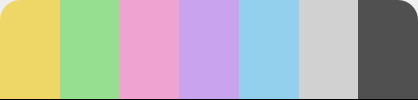
<?xml version="1.0" encoding="UTF-8"?>
<ui version="4.0">
 <class>ColorSelector</class>
 <widget class="QDialog" name="ColorSelector">
  <property name="windowModality">
   <enum>Qt::NonModal</enum>
  </property>
  <property name="geometry">
   <rect>
    <x>0</x>
    <y>0</y>
    <width>418</width>
    <height>100</height>
   </rect>
  </property>
  <property name="mouseTracking">
   <bool>true</bool>
  </property>
  <property name="focusPolicy">
   <enum>Qt::StrongFocus</enum>
  </property>
  <property name="windowTitle">
   <string>Dialog</string>
  </property>
  <property name="styleSheet">
   <string notr="true">
	border:none;</string>
  </property>
  <property name="sizeGripEnabled">
   <bool>false</bool>
  </property>
  <property name="modal">
   <bool>false</bool>
  </property>
  <layout class="QHBoxLayout" name="horizontalLayout">
   <property name="spacing">
    <number>0</number>
   </property>
   <property name="leftMargin">
    <number>0</number>
   </property>
   <property name="topMargin">
    <number>0</number>
   </property>
   <property name="rightMargin">
    <number>0</number>
   </property>
   <property name="bottomMargin">
    <number>0</number>
   </property>
   <item>
    <widget class="QPushButton" name="yellowButton">
     <property name="sizePolicy">
      <sizepolicy hsizetype="Minimum" vsizetype="Expanding">
       <horstretch>0</horstretch>
       <verstretch>0</verstretch>
      </sizepolicy>
     </property>
     <property name="mouseTracking">
      <bool>false</bool>
     </property>
     <property name="focusPolicy">
      <enum>Qt::NoFocus</enum>
     </property>
     <property name="toolTip">
      <string>Yellow</string>
     </property>
     <property name="autoFillBackground">
      <bool>false</bool>
     </property>
     <property name="styleSheet">
      <string notr="true">QPushButton
{
        background-color: rgb(238, 215, 103);
        border:none;
		border-top-left-radius:20;
	border-bottom:1px solid rgb(0, 0, 0)
}</string>
     </property>
     <property name="text">
      <string/>
     </property>
     <property name="flat">
      <bool>false</bool>
     </property>
    </widget>
   </item>
   <item>
    <widget class="QPushButton" name="greenButton">
     <property name="sizePolicy">
      <sizepolicy hsizetype="Minimum" vsizetype="Expanding">
       <horstretch>0</horstretch>
       <verstretch>0</verstretch>
      </sizepolicy>
     </property>
     <property name="mouseTracking">
      <bool>false</bool>
     </property>
     <property name="focusPolicy">
      <enum>Qt::NoFocus</enum>
     </property>
     <property name="toolTip">
      <string>Green</string>
     </property>
     <property name="autoFillBackground">
      <bool>false</bool>
     </property>
     <property name="styleSheet">
      <string notr="true">QPushButton
{
        border-style:none;
        background-color: rgb(150, 223, 145);

	border-bottom:1px solid rgb(0, 0, 0)
}</string>
     </property>
     <property name="text">
      <string/>
     </property>
     <property name="flat">
      <bool>false</bool>
     </property>
    </widget>
   </item>
   <item>
    <widget class="QPushButton" name="pinkButton">
     <property name="sizePolicy">
      <sizepolicy hsizetype="Minimum" vsizetype="Expanding">
       <horstretch>0</horstretch>
       <verstretch>0</verstretch>
      </sizepolicy>
     </property>
     <property name="mouseTracking">
      <bool>false</bool>
     </property>
     <property name="focusPolicy">
      <enum>Qt::NoFocus</enum>
     </property>
     <property name="toolTip">
      <string>Pink</string>
     </property>
     <property name="autoFillBackground">
      <bool>false</bool>
     </property>
     <property name="styleSheet">
      <string notr="true">QPushButton
{
        border-style:none;
        background-color: rgb(238, 163, 208);

	border-bottom:1px solid rgb(0, 0, 0)
}</string>
     </property>
     <property name="text">
      <string/>
     </property>
     <property name="flat">
      <bool>false</bool>
     </property>
    </widget>
   </item>
   <item>
    <widget class="QPushButton" name="purpleButton">
     <property name="sizePolicy">
      <sizepolicy hsizetype="Minimum" vsizetype="Expanding">
       <horstretch>0</horstretch>
       <verstretch>0</verstretch>
      </sizepolicy>
     </property>
     <property name="mouseTracking">
      <bool>false</bool>
     </property>
     <property name="focusPolicy">
      <enum>Qt::NoFocus</enum>
     </property>
     <property name="toolTip">
      <string>Purple</string>
     </property>
     <property name="autoFillBackground">
      <bool>false</bool>
     </property>
     <property name="styleSheet">
      <string notr="true">QPushButton
{
        border-style:none;
        background-color: rgb(201, 163, 238);

	border-bottom:1px solid rgb(0, 0, 0)
}</string>
     </property>
     <property name="text">
      <string/>
     </property>
     <property name="flat">
      <bool>false</bool>
     </property>
    </widget>
   </item>
   <item>
    <widget class="QPushButton" name="blueButton">
     <property name="sizePolicy">
      <sizepolicy hsizetype="Minimum" vsizetype="Expanding">
       <horstretch>0</horstretch>
       <verstretch>0</verstretch>
      </sizepolicy>
     </property>
     <property name="mouseTracking">
      <bool>false</bool>
     </property>
     <property name="focusPolicy">
      <enum>Qt::NoFocus</enum>
     </property>
     <property name="toolTip">
      <string>Blue</string>
     </property>
     <property name="autoFillBackground">
      <bool>false</bool>
     </property>
     <property name="styleSheet">
      <string notr="true">QPushButton
{
        border-style:none;
        background-color: rgb(147, 208, 238);

	border-bottom:1px solid rgb(0, 0, 0)
}</string>
     </property>
     <property name="text">
      <string/>
     </property>
     <property name="flat">
      <bool>false</bool>
     </property>
    </widget>
   </item>
   <item>
    <widget class="QPushButton" name="grayButton">
     <property name="sizePolicy">
      <sizepolicy hsizetype="Minimum" vsizetype="Expanding">
       <horstretch>0</horstretch>
       <verstretch>0</verstretch>
      </sizepolicy>
     </property>
     <property name="mouseTracking">
      <bool>false</bool>
     </property>
     <property name="focusPolicy">
      <enum>Qt::NoFocus</enum>
     </property>
     <property name="toolTip">
      <string>Grey</string>
     </property>
     <property name="autoFillBackground">
      <bool>false</bool>
     </property>
     <property name="styleSheet">
      <string notr="true">QPushButton
{
        border:none;
        background-color: rgb(209, 209, 209);

	border-bottom:1px solid rgb(0, 0, 0)
}</string>
     </property>
     <property name="text">
      <string/>
     </property>
     <property name="flat">
      <bool>false</bool>
     </property>
    </widget>
   </item>
   <item>
    <widget class="QPushButton" name="blackButton">
     <property name="sizePolicy">
      <sizepolicy hsizetype="Minimum" vsizetype="Expanding">
       <horstretch>0</horstretch>
       <verstretch>0</verstretch>
      </sizepolicy>
     </property>
     <property name="mouseTracking">
      <bool>false</bool>
     </property>
     <property name="focusPolicy">
      <enum>Qt::NoFocus</enum>
     </property>
     <property name="toolTip">
      <string>Black</string>
     </property>
     <property name="autoFillBackground">
      <bool>false</bool>
     </property>
     <property name="styleSheet">
      <string notr="true">QPushButton
{
        border:none;
        background-color: rgb(80, 80, 80);
		border-top-right-radius:20;

	border-bottom:1px solid rgb(0, 0, 0)
}</string>
     </property>
     <property name="text">
      <string/>
     </property>
     <property name="flat">
      <bool>false</bool>
     </property>
    </widget>
   </item>
  </layout>
 </widget>
 <resources/>
 <connections/>
 <slots>
  <slot>yellowButton_clicked()</slot>
 </slots>
</ui>
